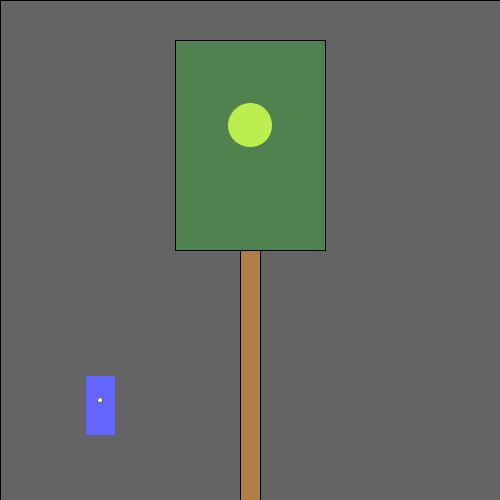
Frame 1 (no input)
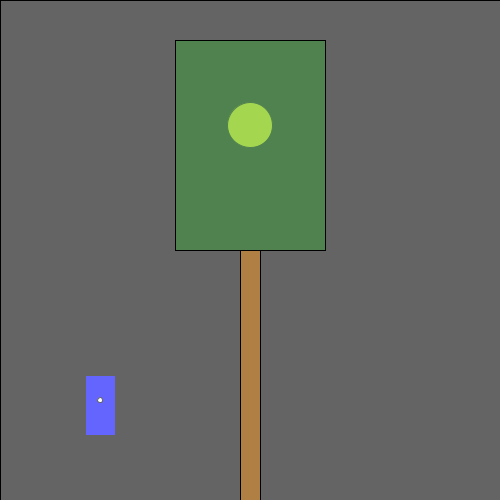
Frame 60 (the mouse pressed at the canvas centre just before this capture)
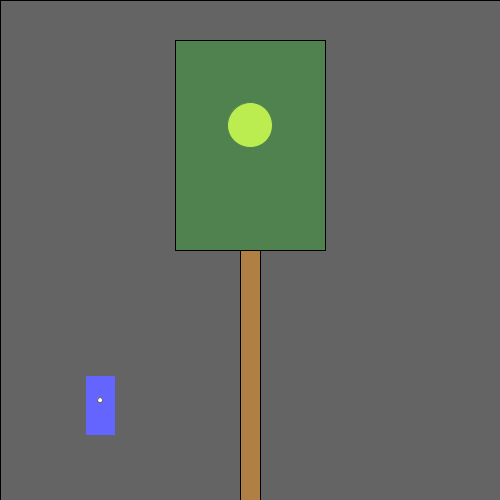
Frame 120 (the mouse held since frame 60 and released just before this capture)

The Processing sketch that drew these frames (run headless with seeded random() and noise(); from frame 60 on, the mouse is pressed at the canvas centre):

// Processing sketch: processing_108827
// ── processing_108827.pde

/*
  Scott McCartney
  Norm Krumpe's motion sensored light tweak
  9/10/13
*/
 
// How close you need to get to the
// light sensor in order to turn on
// the light.  Higher values make it
// easier to trigger the light.  Distance
// is measured in pixels.
final int TRIGGER_DISTANCE = 50;
 
// The location of the sensor:
final int SWITCH_CENTER_X = 100;
final int SWITCH_CENTER_Y = 400;
 
// seconds until light shuts off automatically when there is no motion
final float SECONDS_UNTIL_AUTO_SHUTOFF = 10;
 
// Light will initially be on because of this next value.
// Want the light off initially? 
// Set this to something less than SECONDS_UNTIL_AUTO_SHUTOFF
float timeOfLastTrigger = 0;
boolean revealTriggerRegion = false;
 
// Just choose a window size
void setup() {
  size(500, 500);
}
 
// Each time the mouse moves, check to see
// if it triggered the motion sensor
void mouseMoved() {
  if (motionSensorWasTriggered()) {
    timeOfLastTrigger = millis()/1000.0;
  }
}
 
// When a key is pressed, toggle the "cheat" that
// reveals the motion sensor's trigger region.
void keyPressed() {
  revealTriggerRegion = !revealTriggerRegion;
}
 
// Draw the various parts of the scene
void draw() {
  background(0);
 
  drawLightSwitch();
  drawLamp(); 
  drawTriggerRegion();
}
 
// Draws all components of the lamp
void drawLamp() {
  drawLight();
  fill(0, 255, 0, 50);
  quad(175, 40, 325, 40, 325, 250, 175, 250);
  fill(175, 127, 67);
  rect(240, 250, 20, 250);
}
 
// How the light gets drawn depends on whether
// the lightbulb is lit.
void drawLight() {
 
  if (secondsSinceLastTrigger() < SECONDS_UNTIL_AUTO_SHUTOFF) {
    // If the light is on:
    int strength = (int)random(156, 256);
    fill(strength, strength, 0);
    ellipse(250, 125, 45, 45);
    fill(255, 100);
    rect(0, 0, width, height);
  }
 
  else {
    // Light is off:
    fill(10, 10, 0);
    ellipse(250, 125, 45, 45);
  }
}
 
// Draw the light switch/sensor
void drawLightSwitch() {
  fill(0, 0, 255);
  rect(SWITCH_CENTER_X - 15, SWITCH_CENTER_Y - 25, 30, 60);
  fill(255);
  ellipse(SWITCH_CENTER_X, SWITCH_CENTER_Y, 5, 5);
}
 
// Return true if the mouse triggered the sensor
boolean motionSensorWasTriggered() {
  return distanceFromLightSwitch() < TRIGGER_DISTANCE;
}
 
// Compute the distance between the mouse and the sensor
float distanceFromLightSwitch() { 
  return dist(mouseX, mouseY, SWITCH_CENTER_X, SWITCH_CENTER_Y);
}
 
// Determine how long it has been since the motion sensor
// was last turned on.
float secondsSinceLastTrigger() {
  return millis()/1000.0 - timeOfLastTrigger;
}
 
// Show a "cheat" region so that you know where the mouse
// needs to go in order to trigger the light sensor
void drawTriggerRegion() {
  if (revealTriggerRegion) {
    fill(255, 25);
    ellipse(SWITCH_CENTER_X, SWITCH_CENTER_Y,
    TRIGGER_DISTANCE * 2, TRIGGER_DISTANCE * 2);
  }
}
